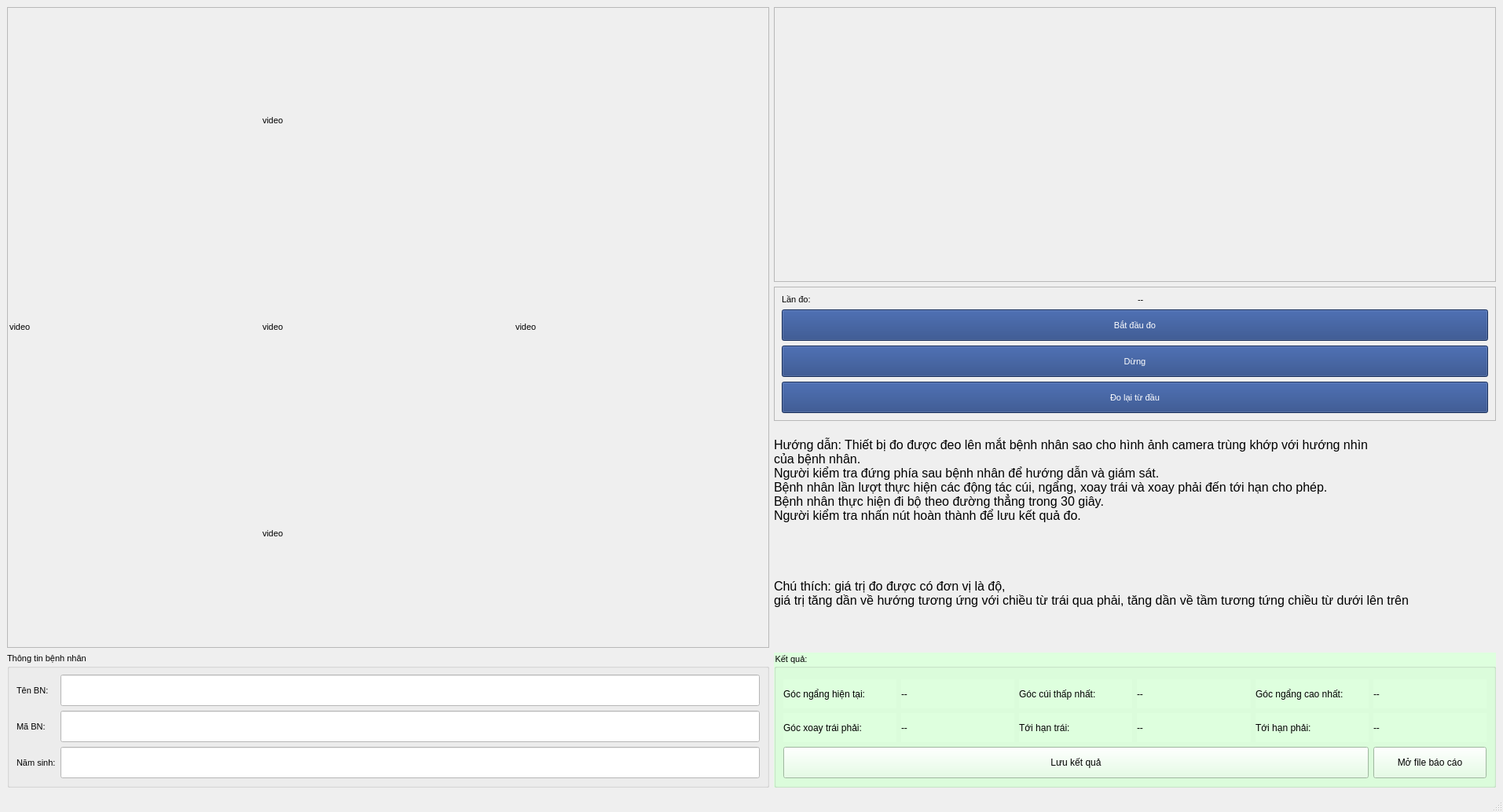
<?xml version="1.0" encoding="UTF-8"?>
<ui version="4.0">
 <class>MainWindow</class>
 <widget class="QMainWindow" name="MainWindow">
  <property name="geometry">
   <rect>
    <x>0</x>
    <y>0</y>
    <width>1913</width>
    <height>1021</height>
   </rect>
  </property>
  <property name="font">
   <font>
    <pointsize>8</pointsize>
   </font>
  </property>
  <property name="windowTitle">
   <string>Phần mềm kiểm tra góc cột sống</string>
  </property>
  <widget class="QWidget" name="centralwidget">
   <layout class="QGridLayout" name="gridLayout">
    <item row="5" column="0" rowspan="4" colspan="2">
     <widget class="QGroupBox" name="groupBox">
      <property name="styleSheet">
       <string notr="true">background-color: rgb(222, 255, 222);color:rgb(0, 0, 0);font: 10pt \&quot;MS Shell Dlg 2\&quot;;border : 2px solid gray;</string>
      </property>
      <property name="title">
       <string>Thông tin bệnh nhân</string>
      </property>
      <layout class="QGridLayout" name="gridLayout_2">
       <item row="1" column="2">
        <widget class="QLineEdit" name="lineEdit_2">
         <property name="minimumSize">
          <size>
           <width>30</width>
           <height>40</height>
          </size>
         </property>
         <property name="styleSheet">
          <string notr="true">background-color: rgb(255, 255, 255);color:rgb(0, 0, 0);</string>
         </property>
        </widget>
       </item>
       <item row="2" column="0">
        <widget class="QLabel" name="label_10">
         <property name="text">
          <string>Năm sinh:</string>
         </property>
        </widget>
       </item>
       <item row="2" column="2">
        <widget class="QLineEdit" name="lineEdit_3">
         <property name="minimumSize">
          <size>
           <width>30</width>
           <height>40</height>
          </size>
         </property>
         <property name="styleSheet">
          <string notr="true">background-color: rgb(255, 255, 255);color:rgb(0, 0, 0);</string>
         </property>
        </widget>
       </item>
       <item row="1" column="0">
        <widget class="QLabel" name="label_9">
         <property name="text">
          <string>Mã BN:</string>
         </property>
        </widget>
       </item>
       <item row="0" column="0">
        <widget class="QLabel" name="label_8">
         <property name="text">
          <string>Tên BN:</string>
         </property>
        </widget>
       </item>
       <item row="0" column="2">
        <widget class="QLineEdit" name="lineEdit">
         <property name="minimumSize">
          <size>
           <width>30</width>
           <height>40</height>
          </size>
         </property>
         <property name="styleSheet">
          <string notr="true">background-color: rgb(255, 255, 255);color:rgb(0, 0, 0);</string>
         </property>
        </widget>
       </item>
      </layout>
     </widget>
    </item>
    <item row="0" column="0" rowspan="5" colspan="2">
     <widget class="QFrame" name="frame">
      <property name="minimumSize">
       <size>
        <width>850</width>
        <height>750</height>
       </size>
      </property>
      <property name="styleSheet">
       <string notr="true">background-color: rgb(222, 255, 222);color:rgb(0, 0, 0);font: 10pt \&quot;MS Shell Dlg 2\&quot;;border : 4px solid blue;</string>
      </property>
      <property name="frameShape">
       <enum>QFrame::StyledPanel</enum>
      </property>
      <property name="frameShadow">
       <enum>QFrame::Raised</enum>
      </property>
      <layout class="QGridLayout" name="gridLayout_4">
       <property name="leftMargin">
        <number>2</number>
       </property>
       <property name="topMargin">
        <number>2</number>
       </property>
       <property name="rightMargin">
        <number>2</number>
       </property>
       <property name="bottomMargin">
        <number>2</number>
       </property>
       <property name="spacing">
        <number>2</number>
       </property>
       <item row="1" column="2">
        <widget class="QLabel" name="label_img_right">
         <property name="sizePolicy">
          <sizepolicy hsizetype="Fixed" vsizetype="Fixed">
           <horstretch>0</horstretch>
           <verstretch>0</verstretch>
          </sizepolicy>
         </property>
         <property name="minimumSize">
          <size>
           <width>320</width>
           <height>240</height>
          </size>
         </property>
         <property name="text">
          <string>video</string>
         </property>
        </widget>
       </item>
       <item row="1" column="0">
        <widget class="QLabel" name="label_img_left">
         <property name="sizePolicy">
          <sizepolicy hsizetype="Fixed" vsizetype="Fixed">
           <horstretch>0</horstretch>
           <verstretch>0</verstretch>
          </sizepolicy>
         </property>
         <property name="minimumSize">
          <size>
           <width>320</width>
           <height>240</height>
          </size>
         </property>
         <property name="text">
          <string>video</string>
         </property>
        </widget>
       </item>
       <item row="1" column="1">
        <widget class="QLabel" name="label_img_center">
         <property name="sizePolicy">
          <sizepolicy hsizetype="Fixed" vsizetype="Fixed">
           <horstretch>0</horstretch>
           <verstretch>0</verstretch>
          </sizepolicy>
         </property>
         <property name="minimumSize">
          <size>
           <width>320</width>
           <height>240</height>
          </size>
         </property>
         <property name="text">
          <string>video</string>
         </property>
        </widget>
       </item>
       <item row="0" column="1">
        <widget class="QLabel" name="label_img_top">
         <property name="sizePolicy">
          <sizepolicy hsizetype="Fixed" vsizetype="Fixed">
           <horstretch>0</horstretch>
           <verstretch>0</verstretch>
          </sizepolicy>
         </property>
         <property name="minimumSize">
          <size>
           <width>320</width>
           <height>240</height>
          </size>
         </property>
         <property name="text">
          <string>video</string>
         </property>
        </widget>
       </item>
       <item row="2" column="1">
        <widget class="QLabel" name="label_img_bot">
         <property name="sizePolicy">
          <sizepolicy hsizetype="Fixed" vsizetype="Fixed">
           <horstretch>0</horstretch>
           <verstretch>0</verstretch>
          </sizepolicy>
         </property>
         <property name="minimumSize">
          <size>
           <width>320</width>
           <height>240</height>
          </size>
         </property>
         <property name="text">
          <string>video</string>
         </property>
        </widget>
       </item>
      </layout>
     </widget>
    </item>
    <item row="4" column="5" colspan="2">
     <widget class="QLabel" name="label_12">
      <property name="font">
       <font>
        <pointsize>12</pointsize>
       </font>
      </property>
      <property name="text">
       <string>Chú thích: giá trị đo được có đơn vị là độ, 
giá trị tăng dần về hướng tương ứng với chiều từ trái qua phải, tăng dần về tầm tương tứng chiều từ dưới lên trên</string>
      </property>
     </widget>
    </item>
    <item row="3" column="5" colspan="4">
     <widget class="QLabel" name="label">
      <property name="font">
       <font>
        <pointsize>12</pointsize>
       </font>
      </property>
      <property name="text">
       <string>Hướng dẫn: Thiết bị đo được đeo lên mắt bệnh nhân sao cho hình ảnh camera trùng khớp với hướng nhìn
của bệnh nhân.
Người kiểm tra đứng phía sau bệnh nhân để hướng dẫn và giám sát.
Bệnh nhân lần lượt thực hiện các động tác cúi, ngẩng, xoay trái và xoay phải đến tới hạn cho phép.
Bệnh nhân thực hiện đi bộ theo đường thẳng trong 30 giây.
Người kiểm tra nhấn nút hoàn thành để lưu kết quả đo.</string>
      </property>
     </widget>
    </item>
    <item row="5" column="5" rowspan="4" colspan="4">
     <widget class="QGroupBox" name="groupBox_2">
      <property name="font">
       <font>
        <family>MS Shell Dlg 2</family>
        <pointsize>8</pointsize>
        <weight>50</weight>
        <italic>false</italic>
        <bold>false</bold>
       </font>
      </property>
      <property name="styleSheet">
       <string notr="true">background-color: rgb(222, 255, 222);color:rgb(0, 0, 0);</string>
      </property>
      <property name="title">
       <string>Kết quả:</string>
      </property>
      <layout class="QGridLayout" name="gridLayout_3">
       <property name="topMargin">
        <number>15</number>
       </property>
       <item row="0" column="4">
        <widget class="QLabel" name="label_7">
         <property name="text">
          <string>Góc ngẩng cao nhất:</string>
         </property>
        </widget>
       </item>
       <item row="1" column="0">
        <widget class="QLabel" name="label_3">
         <property name="text">
          <string>Góc xoay trái phải:</string>
         </property>
        </widget>
       </item>
       <item row="1" column="4">
        <widget class="QLabel" name="label_5">
         <property name="text">
          <string>Tới hạn phải:</string>
         </property>
        </widget>
       </item>
       <item row="1" column="3">
        <widget class="QLabel" name="label_roll_min">
         <property name="text">
          <string>--</string>
         </property>
        </widget>
       </item>
       <item row="0" column="2">
        <widget class="QLabel" name="label_6">
         <property name="text">
          <string>Góc cúi thấp nhất:</string>
         </property>
        </widget>
       </item>
       <item row="1" column="2">
        <widget class="QLabel" name="label_4">
         <property name="text">
          <string>Tới hạn trái:</string>
         </property>
        </widget>
       </item>
       <item row="0" column="0">
        <widget class="QLabel" name="label_2">
         <property name="styleSheet">
          <string notr="true"/>
         </property>
         <property name="text">
          <string>Góc ngẩng hiện tại:</string>
         </property>
        </widget>
       </item>
       <item row="0" column="3">
        <widget class="QLabel" name="label_pitch_min">
         <property name="text">
          <string>--</string>
         </property>
        </widget>
       </item>
       <item row="1" column="1">
        <widget class="QLabel" name="label_roll">
         <property name="text">
          <string>--</string>
         </property>
        </widget>
       </item>
       <item row="0" column="1">
        <widget class="QLabel" name="label_pitch">
         <property name="text">
          <string>--</string>
         </property>
        </widget>
       </item>
       <item row="0" column="5">
        <widget class="QLabel" name="label_pitch_max">
         <property name="text">
          <string>--</string>
         </property>
        </widget>
       </item>
       <item row="1" column="5">
        <widget class="QLabel" name="label_roll_max">
         <property name="text">
          <string>--</string>
         </property>
        </widget>
       </item>
       <item row="2" column="5">
        <widget class="QPushButton" name="pushButton_5">
         <property name="minimumSize">
          <size>
           <width>0</width>
           <height>40</height>
          </size>
         </property>
         <property name="styleSheet">
          <string notr="true">background-color: rgb(32, 64, 128);color:rgb(255, 255, 255);font: 10pt \&quot;MS Shell Dlg 2\&quot;;border : 3px solid gray;</string>
         </property>
         <property name="text">
          <string>Mở file báo cáo</string>
         </property>
        </widget>
       </item>
       <item row="2" column="0" colspan="5">
        <widget class="QPushButton" name="pushButton_3">
         <property name="minimumSize">
          <size>
           <width>0</width>
           <height>40</height>
          </size>
         </property>
         <property name="styleSheet">
          <string notr="true">background-color: rgb(32, 64, 128);color:rgb(255, 255, 255);font: 10pt \&quot;MS Shell Dlg 2\&quot;;border : 3px solid gray;</string>
         </property>
         <property name="text">
          <string>Lưu kết quả</string>
         </property>
        </widget>
       </item>
      </layout>
     </widget>
    </item>
    <item row="2" column="5" colspan="4">
     <widget class="QFrame" name="frame_2">
      <property name="styleSheet">
       <string notr="true">background-color: rgb(222, 255, 222);color:rgb(0, 0, 0);font: 10pt \&quot;MS Shell Dlg 2\&quot;;border : 2px solid gray;</string>
      </property>
      <property name="frameShape">
       <enum>QFrame::StyledPanel</enum>
      </property>
      <property name="frameShadow">
       <enum>QFrame::Raised</enum>
      </property>
      <layout class="QGridLayout" name="gridLayout_5">
       <item row="0" column="0">
        <widget class="QLabel" name="label_11">
         <property name="text">
          <string>Lần đo:</string>
         </property>
        </widget>
       </item>
       <item row="0" column="1">
        <widget class="QLabel" name="label_mes_count">
         <property name="text">
          <string>--</string>
         </property>
        </widget>
       </item>
       <item row="1" column="0" colspan="2">
        <widget class="QPushButton" name="pushButton">
         <property name="minimumSize">
          <size>
           <width>0</width>
           <height>40</height>
          </size>
         </property>
         <property name="palette">
          <palette>
           <active>
            <colorrole role="WindowText">
             <brush brushstyle="SolidPattern">
              <color alpha="255">
               <red>255</red>
               <green>255</green>
               <blue>255</blue>
              </color>
             </brush>
            </colorrole>
            <colorrole role="Button">
             <brush brushstyle="SolidPattern">
              <color alpha="255">
               <red>32</red>
               <green>64</green>
               <blue>128</blue>
              </color>
             </brush>
            </colorrole>
            <colorrole role="Text">
             <brush brushstyle="SolidPattern">
              <color alpha="255">
               <red>255</red>
               <green>255</green>
               <blue>255</blue>
              </color>
             </brush>
            </colorrole>
            <colorrole role="ButtonText">
             <brush brushstyle="SolidPattern">
              <color alpha="255">
               <red>255</red>
               <green>255</green>
               <blue>255</blue>
              </color>
             </brush>
            </colorrole>
            <colorrole role="Base">
             <brush brushstyle="SolidPattern">
              <color alpha="255">
               <red>32</red>
               <green>64</green>
               <blue>128</blue>
              </color>
             </brush>
            </colorrole>
            <colorrole role="Window">
             <brush brushstyle="SolidPattern">
              <color alpha="255">
               <red>32</red>
               <green>64</green>
               <blue>128</blue>
              </color>
             </brush>
            </colorrole>
            <colorrole role="PlaceholderText">
             <brush brushstyle="NoBrush">
              <color alpha="128">
               <red>255</red>
               <green>255</green>
               <blue>255</blue>
              </color>
             </brush>
            </colorrole>
           </active>
           <inactive>
            <colorrole role="WindowText">
             <brush brushstyle="SolidPattern">
              <color alpha="255">
               <red>255</red>
               <green>255</green>
               <blue>255</blue>
              </color>
             </brush>
            </colorrole>
            <colorrole role="Button">
             <brush brushstyle="SolidPattern">
              <color alpha="255">
               <red>32</red>
               <green>64</green>
               <blue>128</blue>
              </color>
             </brush>
            </colorrole>
            <colorrole role="Text">
             <brush brushstyle="SolidPattern">
              <color alpha="255">
               <red>255</red>
               <green>255</green>
               <blue>255</blue>
              </color>
             </brush>
            </colorrole>
            <colorrole role="ButtonText">
             <brush brushstyle="SolidPattern">
              <color alpha="255">
               <red>255</red>
               <green>255</green>
               <blue>255</blue>
              </color>
             </brush>
            </colorrole>
            <colorrole role="Base">
             <brush brushstyle="SolidPattern">
              <color alpha="255">
               <red>32</red>
               <green>64</green>
               <blue>128</blue>
              </color>
             </brush>
            </colorrole>
            <colorrole role="Window">
             <brush brushstyle="SolidPattern">
              <color alpha="255">
               <red>32</red>
               <green>64</green>
               <blue>128</blue>
              </color>
             </brush>
            </colorrole>
            <colorrole role="PlaceholderText">
             <brush brushstyle="NoBrush">
              <color alpha="128">
               <red>255</red>
               <green>255</green>
               <blue>255</blue>
              </color>
             </brush>
            </colorrole>
           </inactive>
           <disabled>
            <colorrole role="WindowText">
             <brush brushstyle="SolidPattern">
              <color alpha="255">
               <red>255</red>
               <green>255</green>
               <blue>255</blue>
              </color>
             </brush>
            </colorrole>
            <colorrole role="Button">
             <brush brushstyle="SolidPattern">
              <color alpha="255">
               <red>32</red>
               <green>64</green>
               <blue>128</blue>
              </color>
             </brush>
            </colorrole>
            <colorrole role="Text">
             <brush brushstyle="SolidPattern">
              <color alpha="255">
               <red>255</red>
               <green>255</green>
               <blue>255</blue>
              </color>
             </brush>
            </colorrole>
            <colorrole role="ButtonText">
             <brush brushstyle="SolidPattern">
              <color alpha="255">
               <red>255</red>
               <green>255</green>
               <blue>255</blue>
              </color>
             </brush>
            </colorrole>
            <colorrole role="Base">
             <brush brushstyle="SolidPattern">
              <color alpha="255">
               <red>32</red>
               <green>64</green>
               <blue>128</blue>
              </color>
             </brush>
            </colorrole>
            <colorrole role="Window">
             <brush brushstyle="SolidPattern">
              <color alpha="255">
               <red>32</red>
               <green>64</green>
               <blue>128</blue>
              </color>
             </brush>
            </colorrole>
            <colorrole role="PlaceholderText">
             <brush brushstyle="NoBrush">
              <color alpha="128">
               <red>255</red>
               <green>255</green>
               <blue>255</blue>
              </color>
             </brush>
            </colorrole>
           </disabled>
          </palette>
         </property>
         <property name="styleSheet">
          <string notr="true">background-color: rgb(32, 64, 128);color:rgb(255, 255, 255);font: 10pt \&quot;MS Shell Dlg 2\&quot;;border : 3px solid gray;</string>
         </property>
         <property name="text">
          <string>Bắt đầu đo</string>
         </property>
         <property name="flat">
          <bool>false</bool>
         </property>
        </widget>
       </item>
       <item row="2" column="0" colspan="2">
        <widget class="QPushButton" name="pushButton_2">
         <property name="minimumSize">
          <size>
           <width>0</width>
           <height>40</height>
          </size>
         </property>
         <property name="palette">
          <palette>
           <active>
            <colorrole role="WindowText">
             <brush brushstyle="SolidPattern">
              <color alpha="255">
               <red>255</red>
               <green>255</green>
               <blue>255</blue>
              </color>
             </brush>
            </colorrole>
            <colorrole role="Button">
             <brush brushstyle="SolidPattern">
              <color alpha="255">
               <red>32</red>
               <green>64</green>
               <blue>128</blue>
              </color>
             </brush>
            </colorrole>
            <colorrole role="Text">
             <brush brushstyle="SolidPattern">
              <color alpha="255">
               <red>255</red>
               <green>255</green>
               <blue>255</blue>
              </color>
             </brush>
            </colorrole>
            <colorrole role="ButtonText">
             <brush brushstyle="SolidPattern">
              <color alpha="255">
               <red>255</red>
               <green>255</green>
               <blue>255</blue>
              </color>
             </brush>
            </colorrole>
            <colorrole role="Base">
             <brush brushstyle="SolidPattern">
              <color alpha="255">
               <red>32</red>
               <green>64</green>
               <blue>128</blue>
              </color>
             </brush>
            </colorrole>
            <colorrole role="Window">
             <brush brushstyle="SolidPattern">
              <color alpha="255">
               <red>32</red>
               <green>64</green>
               <blue>128</blue>
              </color>
             </brush>
            </colorrole>
            <colorrole role="PlaceholderText">
             <brush brushstyle="NoBrush">
              <color alpha="128">
               <red>255</red>
               <green>255</green>
               <blue>255</blue>
              </color>
             </brush>
            </colorrole>
           </active>
           <inactive>
            <colorrole role="WindowText">
             <brush brushstyle="SolidPattern">
              <color alpha="255">
               <red>255</red>
               <green>255</green>
               <blue>255</blue>
              </color>
             </brush>
            </colorrole>
            <colorrole role="Button">
             <brush brushstyle="SolidPattern">
              <color alpha="255">
               <red>32</red>
               <green>64</green>
               <blue>128</blue>
              </color>
             </brush>
            </colorrole>
            <colorrole role="Text">
             <brush brushstyle="SolidPattern">
              <color alpha="255">
               <red>255</red>
               <green>255</green>
               <blue>255</blue>
              </color>
             </brush>
            </colorrole>
            <colorrole role="ButtonText">
             <brush brushstyle="SolidPattern">
              <color alpha="255">
               <red>255</red>
               <green>255</green>
               <blue>255</blue>
              </color>
             </brush>
            </colorrole>
            <colorrole role="Base">
             <brush brushstyle="SolidPattern">
              <color alpha="255">
               <red>32</red>
               <green>64</green>
               <blue>128</blue>
              </color>
             </brush>
            </colorrole>
            <colorrole role="Window">
             <brush brushstyle="SolidPattern">
              <color alpha="255">
               <red>32</red>
               <green>64</green>
               <blue>128</blue>
              </color>
             </brush>
            </colorrole>
            <colorrole role="PlaceholderText">
             <brush brushstyle="NoBrush">
              <color alpha="128">
               <red>255</red>
               <green>255</green>
               <blue>255</blue>
              </color>
             </brush>
            </colorrole>
           </inactive>
           <disabled>
            <colorrole role="WindowText">
             <brush brushstyle="SolidPattern">
              <color alpha="255">
               <red>255</red>
               <green>255</green>
               <blue>255</blue>
              </color>
             </brush>
            </colorrole>
            <colorrole role="Button">
             <brush brushstyle="SolidPattern">
              <color alpha="255">
               <red>32</red>
               <green>64</green>
               <blue>128</blue>
              </color>
             </brush>
            </colorrole>
            <colorrole role="Text">
             <brush brushstyle="SolidPattern">
              <color alpha="255">
               <red>255</red>
               <green>255</green>
               <blue>255</blue>
              </color>
             </brush>
            </colorrole>
            <colorrole role="ButtonText">
             <brush brushstyle="SolidPattern">
              <color alpha="255">
               <red>255</red>
               <green>255</green>
               <blue>255</blue>
              </color>
             </brush>
            </colorrole>
            <colorrole role="Base">
             <brush brushstyle="SolidPattern">
              <color alpha="255">
               <red>32</red>
               <green>64</green>
               <blue>128</blue>
              </color>
             </brush>
            </colorrole>
            <colorrole role="Window">
             <brush brushstyle="SolidPattern">
              <color alpha="255">
               <red>32</red>
               <green>64</green>
               <blue>128</blue>
              </color>
             </brush>
            </colorrole>
            <colorrole role="PlaceholderText">
             <brush brushstyle="NoBrush">
              <color alpha="128">
               <red>255</red>
               <green>255</green>
               <blue>255</blue>
              </color>
             </brush>
            </colorrole>
           </disabled>
          </palette>
         </property>
         <property name="styleSheet">
          <string notr="true">background-color: rgb(32, 64, 128);color:rgb(255, 255, 255);font: 10pt \&quot;MS Shell Dlg 2\&quot;;border : 3px solid gray;</string>
         </property>
         <property name="text">
          <string>Dừng</string>
         </property>
         <property name="flat">
          <bool>false</bool>
         </property>
        </widget>
       </item>
       <item row="3" column="0" colspan="2">
        <widget class="QPushButton" name="pushButton_4">
         <property name="minimumSize">
          <size>
           <width>0</width>
           <height>40</height>
          </size>
         </property>
         <property name="palette">
          <palette>
           <active>
            <colorrole role="WindowText">
             <brush brushstyle="SolidPattern">
              <color alpha="255">
               <red>255</red>
               <green>255</green>
               <blue>255</blue>
              </color>
             </brush>
            </colorrole>
            <colorrole role="Button">
             <brush brushstyle="SolidPattern">
              <color alpha="255">
               <red>32</red>
               <green>64</green>
               <blue>128</blue>
              </color>
             </brush>
            </colorrole>
            <colorrole role="Text">
             <brush brushstyle="SolidPattern">
              <color alpha="255">
               <red>255</red>
               <green>255</green>
               <blue>255</blue>
              </color>
             </brush>
            </colorrole>
            <colorrole role="ButtonText">
             <brush brushstyle="SolidPattern">
              <color alpha="255">
               <red>255</red>
               <green>255</green>
               <blue>255</blue>
              </color>
             </brush>
            </colorrole>
            <colorrole role="Base">
             <brush brushstyle="SolidPattern">
              <color alpha="255">
               <red>32</red>
               <green>64</green>
               <blue>128</blue>
              </color>
             </brush>
            </colorrole>
            <colorrole role="Window">
             <brush brushstyle="SolidPattern">
              <color alpha="255">
               <red>32</red>
               <green>64</green>
               <blue>128</blue>
              </color>
             </brush>
            </colorrole>
            <colorrole role="PlaceholderText">
             <brush brushstyle="NoBrush">
              <color alpha="128">
               <red>255</red>
               <green>255</green>
               <blue>255</blue>
              </color>
             </brush>
            </colorrole>
           </active>
           <inactive>
            <colorrole role="WindowText">
             <brush brushstyle="SolidPattern">
              <color alpha="255">
               <red>255</red>
               <green>255</green>
               <blue>255</blue>
              </color>
             </brush>
            </colorrole>
            <colorrole role="Button">
             <brush brushstyle="SolidPattern">
              <color alpha="255">
               <red>32</red>
               <green>64</green>
               <blue>128</blue>
              </color>
             </brush>
            </colorrole>
            <colorrole role="Text">
             <brush brushstyle="SolidPattern">
              <color alpha="255">
               <red>255</red>
               <green>255</green>
               <blue>255</blue>
              </color>
             </brush>
            </colorrole>
            <colorrole role="ButtonText">
             <brush brushstyle="SolidPattern">
              <color alpha="255">
               <red>255</red>
               <green>255</green>
               <blue>255</blue>
              </color>
             </brush>
            </colorrole>
            <colorrole role="Base">
             <brush brushstyle="SolidPattern">
              <color alpha="255">
               <red>32</red>
               <green>64</green>
               <blue>128</blue>
              </color>
             </brush>
            </colorrole>
            <colorrole role="Window">
             <brush brushstyle="SolidPattern">
              <color alpha="255">
               <red>32</red>
               <green>64</green>
               <blue>128</blue>
              </color>
             </brush>
            </colorrole>
            <colorrole role="PlaceholderText">
             <brush brushstyle="NoBrush">
              <color alpha="128">
               <red>255</red>
               <green>255</green>
               <blue>255</blue>
              </color>
             </brush>
            </colorrole>
           </inactive>
           <disabled>
            <colorrole role="WindowText">
             <brush brushstyle="SolidPattern">
              <color alpha="255">
               <red>255</red>
               <green>255</green>
               <blue>255</blue>
              </color>
             </brush>
            </colorrole>
            <colorrole role="Button">
             <brush brushstyle="SolidPattern">
              <color alpha="255">
               <red>32</red>
               <green>64</green>
               <blue>128</blue>
              </color>
             </brush>
            </colorrole>
            <colorrole role="Text">
             <brush brushstyle="SolidPattern">
              <color alpha="255">
               <red>255</red>
               <green>255</green>
               <blue>255</blue>
              </color>
             </brush>
            </colorrole>
            <colorrole role="ButtonText">
             <brush brushstyle="SolidPattern">
              <color alpha="255">
               <red>255</red>
               <green>255</green>
               <blue>255</blue>
              </color>
             </brush>
            </colorrole>
            <colorrole role="Base">
             <brush brushstyle="SolidPattern">
              <color alpha="255">
               <red>32</red>
               <green>64</green>
               <blue>128</blue>
              </color>
             </brush>
            </colorrole>
            <colorrole role="Window">
             <brush brushstyle="SolidPattern">
              <color alpha="255">
               <red>32</red>
               <green>64</green>
               <blue>128</blue>
              </color>
             </brush>
            </colorrole>
            <colorrole role="PlaceholderText">
             <brush brushstyle="NoBrush">
              <color alpha="128">
               <red>255</red>
               <green>255</green>
               <blue>255</blue>
              </color>
             </brush>
            </colorrole>
           </disabled>
          </palette>
         </property>
         <property name="styleSheet">
          <string notr="true">background-color: rgb(32, 64, 128);color:rgb(255, 255, 255);font: 10pt \&quot;MS Shell Dlg 2\&quot;;border : 3px solid gray;</string>
         </property>
         <property name="text">
          <string>Đo lại từ đầu</string>
         </property>
         <property name="flat">
          <bool>false</bool>
         </property>
        </widget>
       </item>
      </layout>
     </widget>
    </item>
    <item row="0" column="5" rowspan="2" colspan="4">
     <widget class="QCustomPlotter" name="plotter">
      <property name="minimumSize">
       <size>
        <width>0</width>
        <height>350</height>
       </size>
      </property>
      <property name="frameShape">
       <enum>QFrame::StyledPanel</enum>
      </property>
      <property name="frameShadow">
       <enum>QFrame::Raised</enum>
      </property>
     </widget>
    </item>
   </layout>
  </widget>
  <widget class="QStatusBar" name="statusbar"/>
 </widget>
 <customwidgets>
  <customwidget>
   <class>QCustomPlotter</class>
   <extends>QFrame</extends>
   <header location="global">qcustomplotter.h</header>
   <container>1</container>
  </customwidget>
 </customwidgets>
 <resources/>
 <connections/>
</ui>
